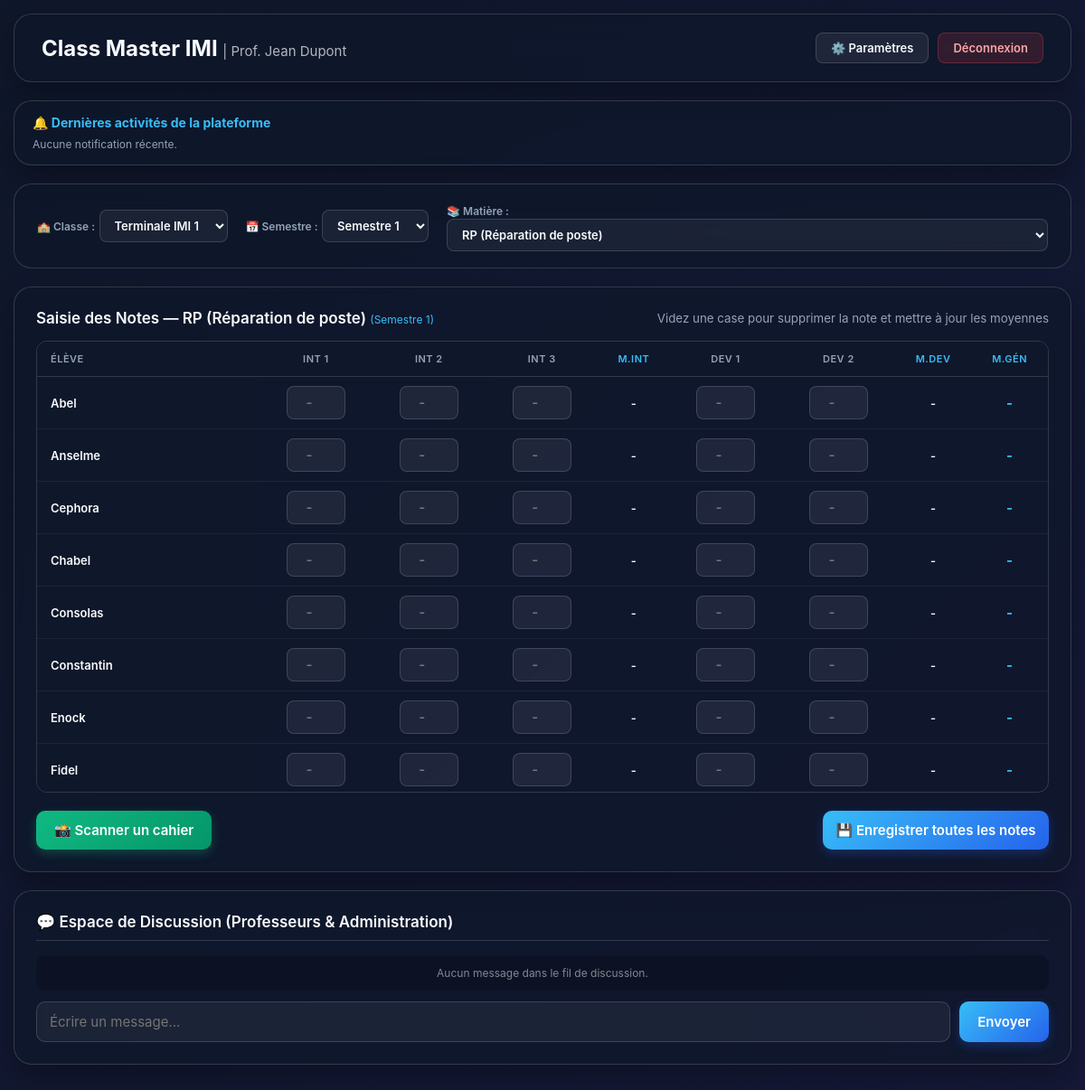
Page / (signed in) on the committed database.
### tables this page shows
CREATE TABLE profs (
                    id INTEGER PRIMARY KEY AUTOINCREMENT,
                    email TEXT UNIQUE NOT NULL,
                    mot_de_passe TEXT NOT NULL,
                    nom TEXT NOT NULL);

CREATE TABLE eleves (
                    id INTEGER PRIMARY KEY AUTOINCREMENT,
                    nom TEXT NOT NULL,
                    classe TEXT NOT NULL,
                    code_secret TEXT UNIQUE);

### app.py (the view, shortened to what this page needs)
@app.route('/', methods=['GET', 'POST'])
def index():
    if 'prof_id' in session:
        view = request.args.get('view', 'dashboard')
        message = ''
        success_message = ''
        conn = get_db_connection()
        prof_info = conn.execute('SELECT * FROM profs WHERE id = ?', (session['prof_id'],)).fetchone()
        matiere_selectionnee = request.args.get('matiere', MATIERES_OFFICIELLES[0])
        classe_selectionnee = request.args.get('classe', 'Terminale IMI 1')
        semestre_selectionne = request.args.get('semestre', SEMESTRES_OFFICIELS[0])
        notes = conn.execute('SELECT * FROM notes WHERE matiere = ? AND classe = ? AND semestre = ?',
                             (matiere_selectionnee, classe_selectionnee, semestre_selectionne)).fetchall()
        liste_eleves = conn.execute('SELECT * FROM eleves WHERE classe = ? ORDER BY nom ASC', (classe_selectionnee,)).fetchall()
        bilan_eleves = []
        for e in liste_eleves:
            notes_eleve = [n for n in notes if n['nom_eleve'] == e['nom']]
            notes_dict = {n['type_eval']: n['note'] for n in notes_eleve}
            i1 = notes_dict.get('Interrogation 1', '')
            i2 = notes_dict.get('Interrogation 2', '')
            i3 = notes_dict.get('Interrogation 3', '')
            d1 = notes_dict.get('Devoir 1', '')
            d2 = notes_dict.get('Devoir 2', '')
            n_interro = [n['note'] for n in notes_eleve if 'Interrogation' in n['type_eval']]
            n_devoir = [n['note'] for n in notes_eleve if 'Devoir' in n['type_eval']]
            m_interro = sum(n_interro) / len(n_interro) if n_interro else None
            m_devoir = sum(n_devoir) / len(n_devoir) if n_devoir else None
            toutes_notes = [n['note'] for n in notes_eleve]
            m_gen = sum(toutes_notes) / len(toutes_notes) if toutes_notes else None
            bilan_eleves.append({
                'nom': e['nom'],
                'notes': notes_eleve,
                'i1': i1, 'i2': i2, 'i3': i3, 'd1': d1, 'd2': d2,
                'moy_interro': round(m_interro, 2) if m_interro is not None else '-',
                'moy_devoir': round(m_devoir, 2) if m_devoir is not None else '-',
                'moy_gen': round(m_gen, 2) if m_gen is not None else '-'
            })
        notifications = conn.execute('SELECT * FROM notifications ORDER BY id DESC LIMIT 5').fetchall()
        messages_recents = conn.execute('SELECT * FROM messages ORDER BY id DESC LIMIT 15').fetchall()
        conn.close()
        return render_template('index.html', view=view, prof_nom=session['prof_nom'], prof_info=prof_info,
                               matieres=MATIERES_OFFICIELLES, classes=CLASSES_OFFICIELLES, semestres=SEMESTRES_OFFICIELS,
                               matiere_active=matiere_selectionnee, classe_active=classe_selectionnee, semestre_actif=semestre_selectionne,
                               bilan_eleves=bilan_eleves, liste_eleves=liste_eleves,
                               notifications=notifications, messages_recents=messages_recents,
                               message=message, success_message=success_message)

### app.py (called while the page is built)
def get_db_connection():
    conn = sqlite3.connect('educmaster_mini.db')
    conn.row_factory = sqlite3.Row
    return conn

### templates/index.html (shortened to what this page needs)
<!DOCTYPE html>
<html lang="fr">
<head>
</head>
<body>
    {% if session.get('prof_id') and view == 'dashboard' %}
        <div class="dashboard-wrapper" style="align-self: flex-start;">
            <div class="header">
                <h2>Class Master IMI <span style="font-weight: 400; opacity: 0.7; font-size: 15px;">| Prof. {{ prof_nom }}</span></h2>
                <div style="display: flex; align-items: center; gap: 10px;">
                    <a href="/?view=settings" class="settings-btn">⚙️ Paramètres</a>
                    <a href="/logout" class="logout-btn">Déconnexion</a>
                </div>
            </div>
            <div class="card" style="margin-bottom: 20px; padding: 15px 20px;">
                <h4 style="font-size: 14px; margin-bottom: 8px; color: var(--accent-primary);">🔔 Dernières activités de la plateforme</h4>
                <ul style="list-style-type: none; font-size: 12px; color: var(--text-muted);">
                    {% for notif in notifications %}
                        <li style="padding: 4px 0; border-bottom: 1px solid rgba(255,255,255,0.04);">
                            • {{ notif.message }} <span style="opacity: 0.5; font-size: 10px; float: right;">{{ notif.date_creation }}</span>
                        </li>
                    {% else %}
                        <li>Aucune notification récente.</li>
                    {% endfor %}
                </ul>
            </div>
            <div class="selectors-bar">
                <div>
                    <label style="font-size: 12px; font-weight: 600; color: var(--text-muted);">🏫 Classe :</label>
                    <select id="select-classe" onchange="updateView()">
                        {% for c in classes %}
                            <option value="{{ c }}" {% if c == classe_active %}selected{% endif %}>{{ c }}</option>
                        {% endfor %}
                    </select>
                </div>
                <div>
                    <label style="font-size: 12px; font-weight: 600; color: var(--text-muted);">📅 Semestre :</label>
                    <select id="select-semestre" onchange="updateView()">
                        {% for s in semestres %}
                            <option value="{{ s }}" {% if s == semestre_actif %}selected{% endif %}>{{ s }}</option>
                        {% endfor %}
                    </select>
                </div>
                <div style="flex-grow: 1;">
                    <label style="font-size: 12px; font-weight: 600; color: var(--text-muted);">📚 Matière :</label>
                    <select id="select-matiere" onchange="updateView()" style="width: 100%;">
                        {% for m in matieres %}
                            <option value="{{ m }}" {% if m == matiere_active %}selected{% endif %}>{{ m }}</option>
                        {% endfor %}
                    </select>
                </div>
            </div>
            <div class="card">
                <div style="display: flex; justify-content: space-between; align-items: center; margin-bottom: 15px; flex-wrap: wrap; gap: 10px;">
                    <h3 style="margin-bottom: 0; border: none; padding: 0;">Saisie des Notes — {{ matiere_active }} <span style="font-size: 12px; font-weight: 400; color: var(--accent-primary);">({{ semestre_actif }})</span></h3>
                    <small style="color: var(--text-muted);">Videz une case pour supprimer la note et mettre à jour les moyennes</small>
                </div>
                <form method="POST">
                    <div class="table-container">
                        <table style="min-width: 850px;">
                            <thead>
                                <tr>
                                    <th style="width: 22%;">Élève</th>
                                    <th>Int 1</th>
                                    <th>Int 2</th>
                                    <th>Int 3</th>
                                    <th style="color: var(--accent-primary);">M.Int</th>
                                    <th>Dev 1</th>
                                    <th>Dev 2</th>
                                    <th style="color: var(--accent-primary);">M.Dev</th>
                                    <th style="color: #38bdf8;">M.Gén</th>
                                </tr>
                            </thead>
                            <tbody>
                                {% for b in bilan_eleves %}
                                <tr>
                                    <td><strong style="font-weight: 600;">{{ b.nom }}</strong></td>
                                    <td><input type="number" step="0.25" min="0" max="20" name="note_{{ b.nom }}_Interrogation-1" value="{{ b.i1 }}" placeholder="-" class="grid-note-input"></td>
                                    <td><input type="number" step="0.25" min="0" max="20" name="note_{{ b.nom }}_Interrogation-2" value="{{ b.i2 }}" placeholder="-" class="grid-note-input"></td>
                                    <td><input type="number" step="0.25" min="0" max="20" name="note_{{ b.nom }}_Interrogation-3" value="{{ b.i3 }}" placeholder="-" class="grid-note-input"></td>
                                    <td style="font-weight: 600;">{{ b.moy_interro }}</td>
                                    <td><input type="number" step="0.25" min="0" max="20" name="note_{{ b.nom }}_Devoir-1" value="{{ b.d1 }}" placeholder="-" class="grid-note-input"></td>
                                    <td><input type="number" step="0.25" min="0" max="20" name="note_{{ b.nom }}_Devoir-2" value="{{ b.d2 }}" placeholder="-" class="grid-note-input"></td>
                                    <td style="font-weight: 600;">{{ b.moy_devoir }}</td>
                                    <td><strong style="color: #38bdf8; font-size: 15px;">{{ b.moy_gen }}</strong></td>
                                </tr>
                                {% else %}
                                <tr>
                                    <td colspan="9" style="text-align: center; opacity: 0.5; padding: 30px;">Aucun élève enregistré dans cette classe.</td>
                                </tr>
                                {% endfor %}
                            </tbody>
                        </table>
                    </div>
                    <div style="margin-top: 20px; display: flex; justify-content: space-between; align-items: center; flex-wrap: wrap; gap: 10px;">
                        <label class="btn-scan" style="margin-bottom: 0;">
                            📸 Scanner un cahier
                        </label>
                        <button type="submit" class="btn-main" style="max-width: 250px; margin-bottom: 0;">💾 Enregistrer toutes les notes</button>
                    </div>
                </form>
            </div>
            <div class="card" style="margin-top: 20px;">
                <h3>💬 Espace de Discussion (Professeurs & Administration)</h3>
                <div style="max-height: 220px; overflow-y: auto; background: rgba(0,0,0,0.2); padding: 12px; border-radius: 10px; margin-bottom: 12px; display: flex; flex-direction: column; gap: 8px;">
                    {% for msg in messages_recents %}
                        <div style="background: rgba(255,255,255,0.05); padding: 8px 12px; border-radius: 8px; font-size: 13px;">
                            <strong style="color: var(--accent-primary);">{{ msg.auteur }} :</strong>
                            <span>{{ msg.contenu }}</span>
                            <span style="font-size: 10px; opacity: 0.5; float: right;">{{ msg.date_envoi }}</span>
                        </div>
                    {% else %}
                        <p style="font-size: 12px; opacity: 0.5; text-align: center;">Aucun message dans le fil de discussion.</p>
                    {% endfor %}
                </div>
                <form method="POST">
                    <div style="display: flex; gap: 10px;">
                        <input type="text" name="contenu_msg" placeholder="Écrire un message..." required style="margin-bottom: 0; flex-grow: 1;">
                        <button type="submit" class="btn-main" style="width: auto; padding: 0 20px; margin-bottom: 0;">Envoyer</button>
                    </div>
                </form>
            </div>
        </div>
    {% endif %}
</body>
</html>

### templates/index.html (style rules this page uses)
:root { --bg-gradient: linear-gradient(135deg, #0f172a 0%, #1e1b4b 50%, #09203f 100%); --glass-bg: rgba(255, 255, 255, 0.07); --glass-border: rgba(255, 255, 255, 0.15); --glass-card: rgba(15, 23, 42, 0.65); --accent-primary: #38bdf8; --accent-secondary: #818cf8; --accent-success: #34d399; --text-main: #f8fafc; --text-muted: #94a3b8; }
* { margin: 0; padding: 0; box-sizing: border-box; font-family: 'Inter', 'Segoe UI', system-ui, -apple-system, sans-serif; }
body { min-height: 100vh; background: var(--bg-gradient); background-size: 400% 400%; animation: gradientShift 20s ease infinite; display: flex; justify-content: center; align-items: center; padding: 15px; color: var(--text-main); transition: background 0.3s ease, color 0.3s ease; }
.login-card input, .login-card select, .card input, .card select { width: 100%; padding: 12px 14px; margin-bottom: 14px; border: 1px solid var(--glass-border); border-radius: 10px; background: rgba(255, 255, 255, 0.05); color: var(--text-main); font-size: 15px; outline: none; }
.grid-note-input { width: 65px !important; padding: 8px 4px !important; margin-bottom: 0 !important; text-align: center; border-radius: 8px !important; border: 1px solid var(--glass-border) !important; background: rgba(255, 255, 255, 0.07) !important; color: var(--text-main) !important; font-weight: 600; }
select option { background: #0f172a; color: #ffffff; white-space: normal; }
.btn-main { width: 100%; padding: 12px; border: none; border-radius: 10px; background: linear-gradient(135deg, #38bdf8 0%, #2563eb 100%); color: #ffffff; font-size: 15px; font-weight: 600; cursor: pointer; transition: all 0.3s ease; box-shadow: 0 4px 12px rgba(37, 99, 235, 0.3); margin-bottom: 12px; }
.dashboard-wrapper { width: 100%; max-width: 1400px; }
.header { display: flex; justify-content: space-between; align-items: center; background: var(--glass-card); backdrop-filter: blur(16px); border: 1px solid var(--glass-border); border-radius: 20px; padding: 20px 30px; margin-bottom: 20px; box-shadow: 0 10px 30px rgba(0, 0, 0, 0.3); gap: 15px; flex-wrap: wrap; }
.logout-btn { background: rgba(239, 68, 68, 0.15); color: #fca5a5; text-decoration: none; padding: 8px 16px; border-radius: 8px; border: 1px solid rgba(239, 68, 68, 0.3); font-weight: 600; font-size: 13px; }
.settings-btn { background: var(--glass-bg); color: var(--text-main); text-decoration: none; padding: 8px 16px; border-radius: 8px; border: 1px solid var(--glass-border); font-weight: 600; font-size: 13px; }
.btn-scan { background: linear-gradient(135deg, #10b981 0%, #059669 100%); color: white; padding: 12px 20px; border-radius: 10px; border: none; font-size: 15px; font-weight: 600; cursor: pointer; display: inline-flex; align-items: center; gap: 8px; transition: all 0.3s ease; box-shadow: 0 4px 12px rgba(16, 185, 129, 0.3); }
.selectors-bar { background: var(--glass-card); backdrop-filter: blur(16px); border: 1px solid var(--glass-border); border-radius: 20px; padding: 18px 25px; margin-bottom: 20px; display: flex; align-items: center; gap: 20px; flex-wrap: wrap; }
.selectors-bar select { padding: 8px 12px; border-radius: 8px; border: 1px solid var(--glass-border); background: rgba(255, 255, 255, 0.05); color: var(--text-main); font-weight: 600; font-size: 13px; outline: none; }
.card { background: var(--glass-card); backdrop-filter: blur(16px); border: 1px solid var(--glass-border); border-radius: 20px; padding: 24px; box-shadow: 0 15px 35px rgba(0, 0, 0, 0.3); text-align: left; }
.card h3 { font-size: 17px; font-weight: 600; margin-bottom: 16px; border-bottom: 1px solid var(--glass-border); padding-bottom: 10px; color: var(--text-main); }
.table-container { max-height: 500px; overflow: auto; position: relative; border-radius: 12px; border: 1px solid var(--glass-border); }
table { width: 100%; border-collapse: collapse; border-spacing: 0; }
th { position: sticky; top: 0; background: #0f172a; z-index: 10; padding: 12px 8px; text-align: center; font-weight: 600; color: var(--text-muted); font-size: 11px; text-transform: uppercase; letter-spacing: 0.5px; border-bottom: 1px solid var(--glass-border); }
td:first-child, th:first-child { position: sticky; left: 0; background: #0f172a; z-index: 5; text-align: left; padding-left: 15px; }
th:first-child { z-index: 20; }
td { padding: 10px 8px; text-align: center; border-bottom: 1px solid rgba(255, 255, 255, 0.06); font-size: 13px; vertical-align: middle; white-space: nowrap; }

### rows in the picture
profs: nom "Jean Dupont"
eleves: nom "Abel", moy_interro "-", moy_devoir "-", moy_gen "-"
eleves: nom "Anselme", moy_interro "-", moy_devoir "-", moy_gen "-"
eleves: nom "Cephora", moy_interro "-", moy_devoir "-", moy_gen "-"
eleves: nom "Chabel", moy_interro "-", moy_devoir "-", moy_gen "-"
eleves: nom "Consolas", moy_interro "-", moy_devoir "-", moy_gen "-"
eleves: nom "Constantin", moy_interro "-", moy_devoir "-", moy_gen "-"
eleves: nom "Enock", moy_interro "-", moy_devoir "-", moy_gen "-"
eleves: nom "Fidel", moy_interro "-", moy_devoir "-", moy_gen "-"

### other values in the picture
{{ matiere_active }} "RP (Réparation de poste)"
{{ semestre_actif }} "Semestre 1"
form field value "Terminale IMI 1"
form field value "Semestre 1"
form field value "RP (Réparation de poste)"
